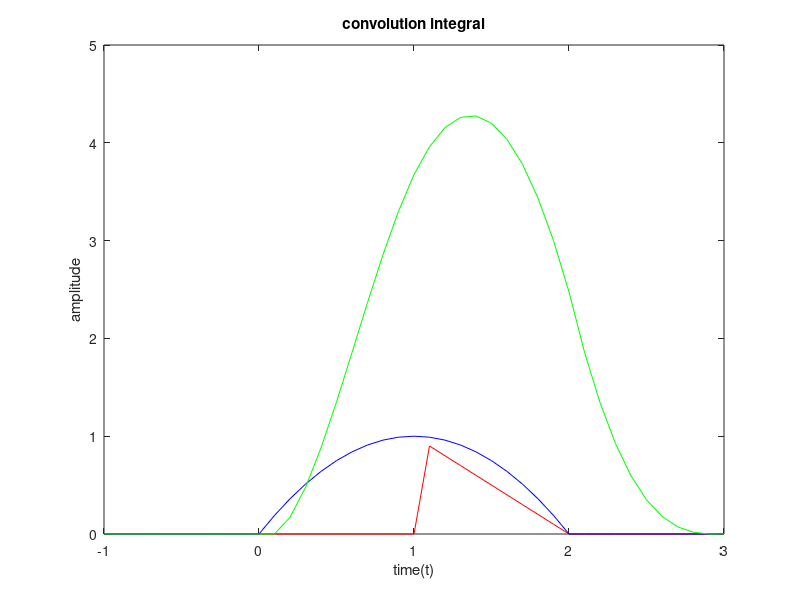

Source code (MATLAB):
clear all; close all; clc;
t = -1:.1:3;
x = zeros(1,length(t));
h = zeros(1,length(t));
for i=1:numel(t)
    if t(i)<0 || t(i)>2
        x(i)=0;
    else
        x(i) = 2.*(t(i))-(t(i)).^2;
    end
    if t(i)<=1 || t(i)>2
        h(i) = 0;
    else
        h(i) = 2-t(i);
    end
end
y = conv(x,h,'same');

plot(t,h,'r',t,x,'b',t,y,'g')
xlabel('time(t)')
ylabel('amplitude')
title('convolution integral')


